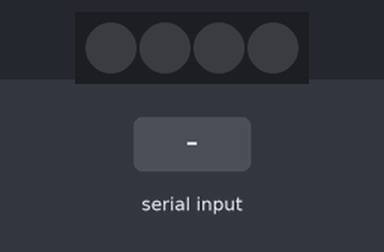
A sketch run on a simulated Arduino Uno, built with avr-gcc and run on an emulated ATmega328P. Shown: 4 RGB LEDs in strip order, left to right. Inputs (shaded band) come from the test bench. Dim RGB values are drawn brighter than linear.

Above: at 1.2 s.
1.3 s: "1" received over Serial
At 1.31 s:
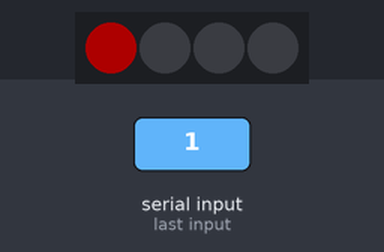
At 1.9 s:
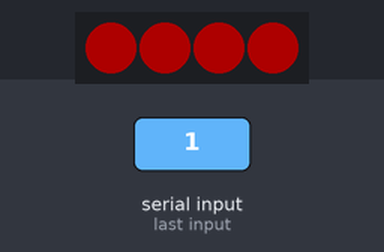
2.9 s: "0" received over Serial
At 4.4 s:
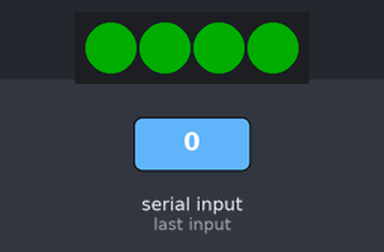
Timing chart, 0 to 5.9 s (numbered marks = the images above; inputs shaded):
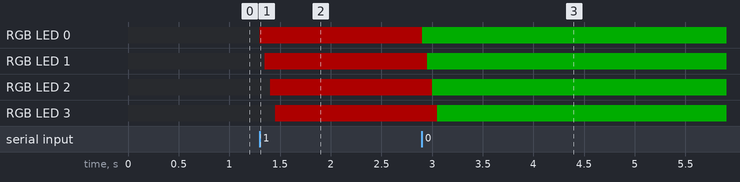

Measured:
- after the input at 1.3 s, RGB LED 0: off → RGB(50, 0, 0) at once; RGB LED 1: off → RGB(50, 0, 0) after 0.05 s; RGB LED 2: off → RGB(50, 0, 0) after 0.10 s; RGB LED 3: off → RGB(50, 0, 0) after 0.15 s
- after the input at 2.9 s, RGB LED 0: RGB(50, 0, 0) → RGB(0, 50, 0) at once; RGB LED 1: RGB(50, 0, 0) → RGB(0, 50, 0) after 0.05 s; RGB LED 2: RGB(50, 0, 0) → RGB(0, 50, 0) after 0.10 s; RGB LED 3: RGB(50, 0, 0) → RGB(0, 50, 0) after 0.15 s

The sketch:

processing_communication_neopixel_1.ino
```cpp
#include <Adafruit_NeoPixel.h>
#define PIN  13 // what port the neopixels are connected to
#define NUMPIXELS 4 //how many neopixels there are

Adafruit_NeoPixel neo(NUMPIXELS, PIN, NEO_GRB + NEO_KHZ800);

void setup() {
  neo.begin();//these two lines set up the neopixels
  neo.setBrightness(50);//sets the brightness of the neopixels
  neo.show();
  Serial.begin(9600);//inializes the serial
}
void colorWipe(uint32_t color, int wait) {
  for(int i=0; i<neo.numPixels(); i++) { // For each pixel in strip...
    neo.setPixelColor(i, color);         //  Set pixel's color (in RAM)
    neo.show();                          //  Update strip to match
    delay(wait);                           //  Pause for a moment
  }
}
void loop() {
  if(Serial.available() > 0) {
    char ledState = Serial.read();//reads the serial coming from processing

    if(ledState == '1'){// if the serial reads 1 turn light red
      colorWipe(neo.Color(255,   0,   0), 50);
    }
    if(ledState == '0'){// if the serial reads 0 turn light green
      colorWipe(neo.Color(0,   255,   0), 50);
    }
    delay(10);
  }
}
```
